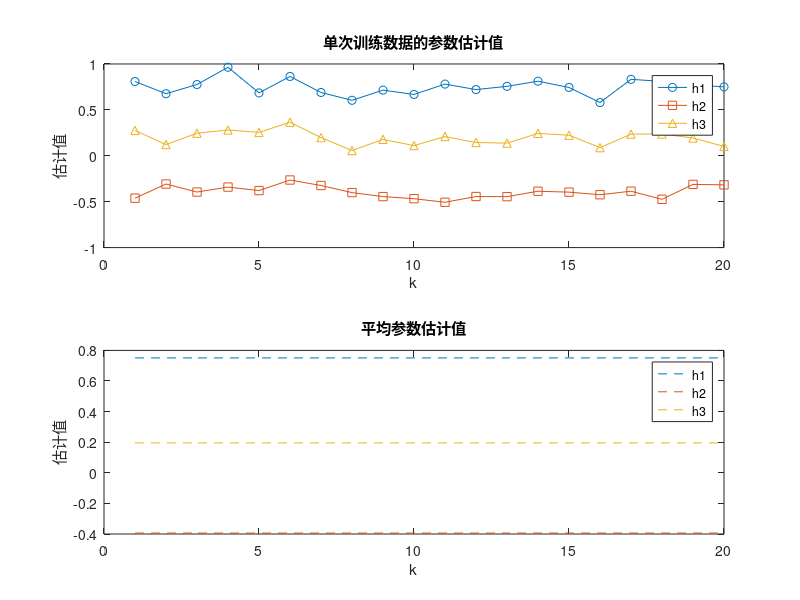

This figure's MATLAB source:
clc;        % 清除命令窗口的内容
clear;      % 清除工作空间的所有变量
close all;  % 关闭所有的Figure窗口

% 参数设置
N = 200;            % 信号长度
L = 10;             % 数据向量长度
K = N / L;          % 数据向量个数
SNR_dB = 10;        % 信噪比（dB）
variance = 0.01;    % 噪声方差

% 生成发送信号
x = randi([0, 1], 1, N) * 2 - 1;

% 生成多径信道响应
h = [0.75, -0.42, 0.21];

% 生成高斯白噪声
w = sqrt(variance) * randn(1, N);

% 传输信号经过信道和噪声
y = filter(h, 1, x) + w;

% 初始化参数估计结果存储数组
h_hat_single = zeros(K, length(h));  % 存储单次训练数据的参数估计值
h_hat_avg = zeros(K, length(h));  % 存储平均参数估计值

% 蒙特卡洛仿真
for k = 1:K
    % 提取当前数据向量
    y_k = y((k-1)*L+1 : k*L);
    
    % 构建LS估计矩阵
    Phi = zeros(L, length(h));
    for i = 1:length(h)
        Phi(:, i) = circshift(x((k-1)*L+1 : k*L)', i-1);
    end
    
    % 计算LS估计值
    h_hat_single(k, :) = inv(Phi' * Phi) * Phi' * y_k';
end

% 计算平均参数估计值
h_hat_avg = mean(h_hat_single);

% 绘制结果
figure;

subplot(2, 1, 1);
plot(1:K, h_hat_single(:, 1), '-o', 1:K, h_hat_single(:, 2), '-s', 1:K, h_hat_single(:, 3), '-^');
title('单次训练数据的参数估计值');
xlabel('k');
ylabel('估计值');
legend('h1', 'h2', 'h3');

subplot(2, 1, 2);
plot(1:K, h_hat_avg(1) * ones(1, K), '--', 1:K, h_hat_avg(2) * ones(1, K), '--', 1:K, h_hat_avg(3) * ones(1, K), '--');
title('平均参数估计值');
xlabel('k');
ylabel('估计值');
legend('h1', 'h2', 'h3');
